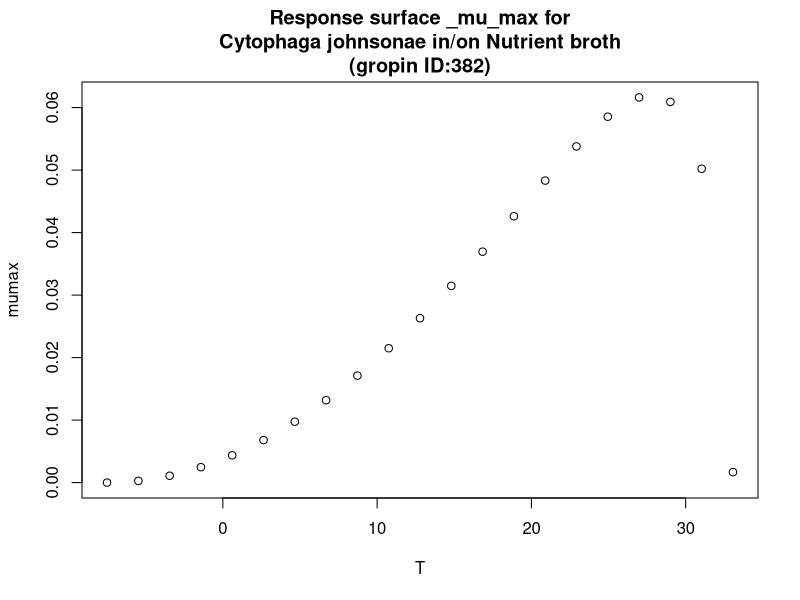

Source code (R):
#############################
# start of Parameter script
#############################
T <- seq(-7.5075,33.0669330669331,length.out=21)
#############################
# end of Parameter script
#############################
############################# 
# start of Model script Gropin ID 382 
#############################
 
# constant coefficients for this model
 
variables <- data.frame(T)
argumentsPar <- unique.data.frame(expand.grid(variables))
 
# heart of the model
response_surface <- function(T) {
   mumax <-(6.2*(10^-2)*(T-33.1)*((T+7.5)^2))/((27.8+7.5)*((27.8+7.5)*(T-27.8)-(27.8-33.1)*(27.8-7.5-2*T)))

	return(mumax=mumax)
} 

# output parameters
responseSurface <- cbind(argumentsPar,response_surface(argumentsPar['T']))
colnames(responseSurface) <- c(colnames(argumentsPar),'mumax')
#############################
# End of Model script
#############################
############################# 
# start of Visualisation script Gropin ID 382 
#############################
titleText <-'Response surface _mu_max for
Cytophaga johnsonae in/on Nutrient broth
(gropin ID:382)'
plot(T,responseSurface$'mumax',xlab='T',
                          ylab='mumax',main=titleText)
#############################
# End of Visualisation script
#############################
